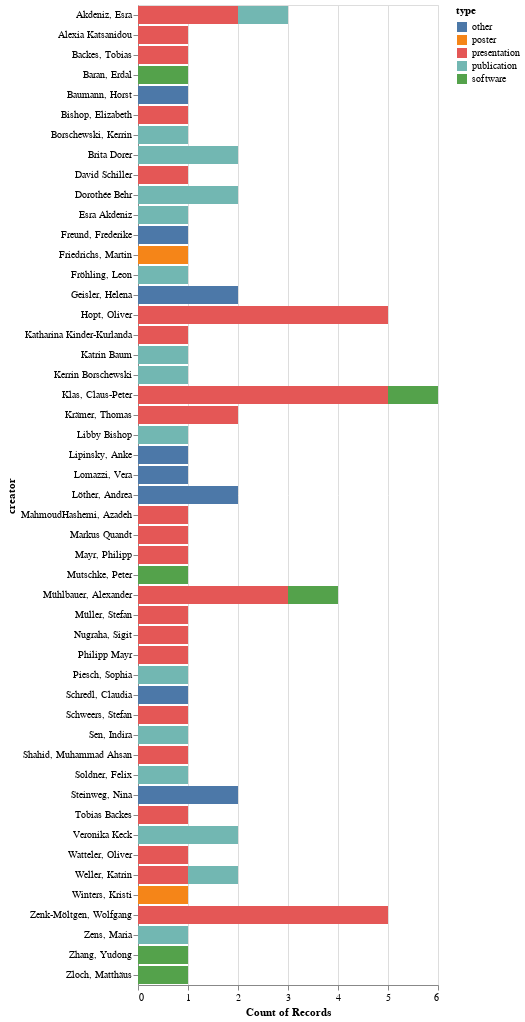

The code cell stored with this chart in its notebook:
### Markdown cell above
#### Visualize names

Plot the number of publications per author with _altair_.

### Code cell
import altair as alt

(alt.Chart(df).mark_bar().encode(x="count():Q", y="creator:N", color="type"))

### Figure 1 — Vega-Lite specification as saved in the notebook (floating-point values rounded to 4 significant figures)
{"config": {"view": {"continuousWidth": 300, "continuousHeight": 300}}, "data": {"name": "data-6611fae942daa1806e245b7723550b80"}, "mark": {"type": "bar"}, "encoding": {"color": {"field": "type", "type": "nominal"}, "x": {"aggregate": "count", "type": "quantitative"}, "y": {"field": "creator", "type": "nominal"}}, "$schema": "https://vega.github.io/schema/vega-lite/v5.15.1.json", "datasets": {"data-6611fae942daa1806e245b7723550b80": [{"record": "10.5281/zenodo.5914219", "creator": "Zhang, Yudong", "type": "software"}, {"record": "10.5281/zenodo.5914219", "creator": "Baran, Erdal", "type": "software"}, {"record": "10.5281/zenodo.5914219", "creator": "Zloch, Matthäus", "type": "software"}, {"record": "10.5281/zenodo.5914219", "creator": "Mühlbauer, Alexander", "type": "software"}, {"record": "10.5281/zenodo.5914219", "creator": "Klas, Claus-Peter", "type": "software"}, {"record": "10.5281/zenodo.5914219", "creator": "Mutschke, Peter", "type": "software"}, {"record": "10.5281/zenodo.259554", "creator": "Hopt, Oliver", "type": "presentation"}, {"record": "10.5281/zenodo.259554", "creator": "Klas, Claus-Peter", "type": "presentation"}, {"record": "10.5281/zenodo.259554", "creator": "Mühlbauer, Alexander", "type": "presentation"}, {"record": "10.5281/zenodo.259554", "creator": "Zenk-Möltgen, Wolfgang", "type": "presentation"}, {"record": "10.5281/zenodo.6630263", "creator": "Klas, Claus-Peter", "type": "presentation"}, {"record": "10.5281/zenodo.6630263", "creator": "Hopt, Oliver", "type": "presentation"}, {"record": "10.5281/zenodo.6630263", "creator": "Krämer, Thomas", "type": "presentation"}, {"record": "10.5281/zenodo.6630263", "creator": "Nugraha, Sigit", "type": "presentation"}, {"record": "10.5281/zenodo.7023258", "creator": "Geisler, Helena", "type": "other"}, {"record": "10.5281/zenodo.7023258", "creator": "Löther, Andrea", "type": "other"}, {"record": "10.5281/zenodo.7023258", "creator": "Steinweg, Nina", "type": "other"}, {"record": "10.5281/zenodo.7024958", "creator": "Geisler, Helena", "type": "other"}, {"record": "10.5281/zenodo.7024958", "creator": "Löther, Andrea", "type": "other"}, {"record": "10.5281/zenodo.7024958", "creator": "Steinweg, Nina", "type": "other"}, {"record": "10.5281/zenodo.7220636", "creator": "Lipinsky, Anke", "type": "other"}, {"record": "10.5281/zenodo.7220636", "creator": "Schredl, Claudia", "type": "other"}, {"record": "10.5281/zenodo.7220636", "creator": "Baumann, Horst", "type": "other"}, {"record": "10.5281/zenodo.7220636", "creator": "Lomazzi, Vera", "type": "other"}, {"record": "10.5281/zenodo.7220636", "creator": "Freund, Frederike", "type": "other"}, {"record": "10.5281/zenodo.259565", "creator": "Müller, Stefan", "type": "presentation"}, {"record": "10.5281/zenodo.259565", "creator": "Zenk-Möltgen, Wolfgang", "type": "presentation"}, {"record": "10.5281/zenodo.259565", "creator": "Schweers, Stefan", "type": "presentation"}, {"record": "10.5281/zenodo.4621051", "creator": "Borschewski, Kerrin", "type": "publication"}, {"record": "10.5281/zenodo.4621051", "creator": "Akdeniz, Esra", "type": "publication"}, {"record": "10.5281/zenodo.4621051", "creator": "Piesch, Sophia", "type": "publication"}, {"record": "10.5281/zenodo.7143302", "creator": "Mayr, Philipp", "type": "presentation"}, {"record": "10.5281/zenodo.7143302", "creator": "Backes, Tobias", "type": "presentation"}, {"record": "10.5281/zenodo.7143302", "creator": "Shahid, Muhammad Ahsan", "type": "presentation"}, {"record": "10.5281/zenodo.4581806", "creator": "Veronika Keck", "type": "publication"}, {"record": "10.5281/zenodo.4581806", "creator": "Dorothée Behr", "type": "publication"}, {"record": "10.5281/zenodo.4581806", "creator": "Brita Dorer", "type": "publication"}, {"record": "10.5281/zenodo.1118382", "creator": "MahmoudHashemi, Azadeh", "type": "presentation"}, {"record": "10.5281/zenodo.1118382", "creator": "Mühlbauer, Alexander", "type": "presentation"}, {"record": "10.5281/zenodo.1118382", "creator": "Zenk-Möltgen, Wolfgang", "type": "presentation"}, {"record": "10.5281/zenodo.1118391", "creator": "Klas, Claus-Peter", "type": "presentation"}, {"record": "10.5281/zenodo.1118391", "creator": "Hopt, Oliver", "type": "presentation"}, {"record": "10.5281/zenodo.1118391", "creator": "Mühlbauer, Alexander", "type": "presentation"}, {"record": "10.5281/zenodo.5180976", "creator": "Veronika Keck", "type": "publication"}, {"record": "10.5281/zenodo.5180976", "creator": "Dorothée Behr", "type": "publication"}, {"record": "10.5281/zenodo.5180976", "creator": "Brita Dorer", "type": "publication"}, {"record": "10.5281/zenodo.8386418", "creator": "Fröhling, Leon", "type": "publication"}, {"record": "10.5281/zenodo.8386418", "creator": "Sen, Indira", "type": "publication"}, {"record": "10.5281/zenodo.8386418", "creator": "Soldner, Felix", "type": "publication"}, {"record": "10.5281/zenodo.8386418", "creator": "Zens, Maria", "type": "publication"}, {"record": "10.5281/zenodo.8386418", "creator": "Weller, Katrin", "type": "publication"}, {"record": "10.5281/zenodo.7638506", "creator": "Esra Akdeniz", "type": "publication"}, {"record": "10.5281/zenodo.7638506", "creator": "Kerrin Borschewski", "type": "publication"}, {"record": "10.5281/zenodo.7638506", "creator": "Katrin Baum", "type": "publication"}, {"record": "10.5281/zenodo.7638506", "creator": "Libby Bishop", "type": "publication"}, {"record": "10.5281/zenodo.3582020", "creator": "Akdeniz, Esra", "type": "presentation"}, {"record": "10.5281/zenodo.3582020", "creator": "Krämer, Thomas", "type": "presentation"}, {"record": "10.5281/zenodo.7464990", "creator": "Bishop, Elizabeth", "type": "presentation"}, {"record": "10.5281/zenodo.7464990", "creator": "Zenk-Möltgen, Wolfgang", "type": "presentation"}, {"record": "10.5281/zenodo.4518893", "creator": "Weller, Katrin", "type": "presentation"}, {"record": "10.5281/zenodo.4518893", "creator": "Watteler, Oliver", "type": "presentation"}, {"record": "10.5281/zenodo.1118384", "creator": "Klas, Claus-Peter", "type": "presentation"}, {"record": "10.5281/zenodo.1118384", "creator": "Hopt, Oliver", "type": "presentation"}, {"record": "10.5281/zenodo.3597408", "creator": "Klas, Claus-Peter", "type": "presentation"}, {"record": "10.5281/zenodo.3597408", "creator": "Hopt, Oliver", "type": "presentation"}, {"record": "10.5281/zenodo.3781700", "creator": "Alexia Katsanidou", "type": "presentation"}, {"record": "10.5281/zenodo.3781700", "creator": "Markus Quandt", "type": "presentation"}, {"record": "10.5281/zenodo.3776982", "creator": "David Schiller", "type": "presentation"}, {"record": "10.5281/zenodo.3776982", "creator": "Katharina Kinder-Kurlanda", "type": "presentation"}, {"record": "10.5281/zenodo.1118393", "creator": "Akdeniz, Esra", "type": "presentation"}, {"record": "10.5281/zenodo.1118393", "creator": "Zenk-Möltgen, Wolfgang", "type": "presentation"}, {"record": "10.5281/zenodo.1134531", "creator": "Winters, Kristi", "type": "poster"}, {"record": "10.5281/zenodo.1134531", "creator": "Friedrichs, Martin", "type": "poster"}, {"record": "10.5281/zenodo.7149418", "creator": "Philipp Mayr", "type": "presentation"}, {"record": "10.5281/zenodo.7149418", "creator": "Tobias Backes", "type": "presentation"}]}}
